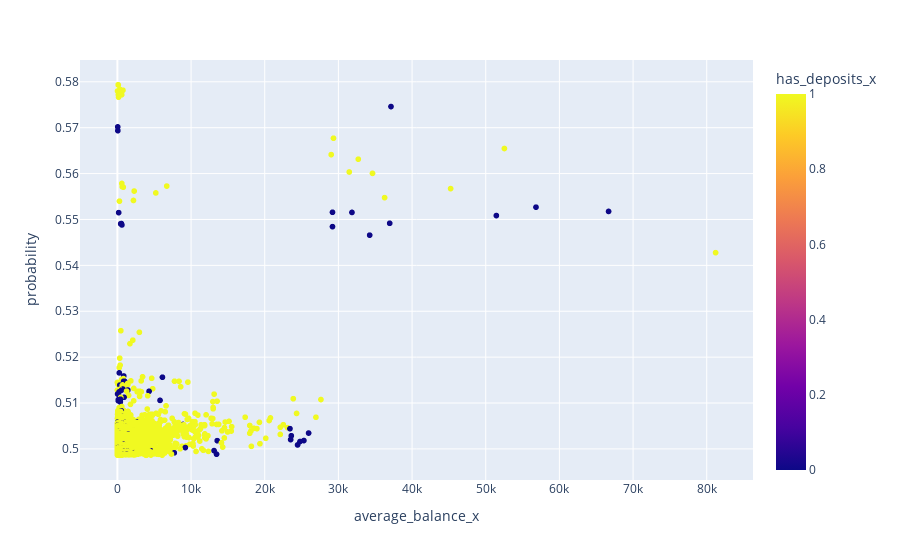

Notebook cell for this chart:
### Code cell
fig = px.scatter(result, x="average_balance_x", y="probability", color="has_deposits_x", hover_name="poutcome_x", size_max=60)
fig.show()

### Figure 1 — Plotly figure (JSON) as saved in the notebook; plotly's stock layout.template omitted (floating-point values rounded to 4 significant figures; data arrays with more than 128 entries replaced by an {"elided": "..."} marker saying what was removed)
{"data": [{"hovertemplate": "<b>%{hovertext}</b><br><br>average_balance_x=%{x}<br>probability=%{y}<br>has_deposits_x=%{marker.color}<extra></extra>", "hovertext": {"elided": "3000 int values"}, "legendgroup": "", "marker": {"color": {"elided": "3000 int values"}, "coloraxis": "coloraxis", "symbol": "circle"}, "mode": "markers", "name": "", "showlegend": false, "type": "scattergl", "x": {"elided": "3000 float values"}, "xaxis": "x", "y": {"elided": "3000 float values"}, "yaxis": "y"}], "layout": {"coloraxis": {"colorbar": {"title": {"text": "has_deposits_x"}}, "colorscale": [[0, "#0d0887"], [0.1111, "#46039f"], [0.2222, "#7201a8"], [0.3333, "#9c179e"], [0.4444, "#bd3786"], [0.5556, "#d8576b"], [0.6667, "#ed7953"], [0.7778, "#fb9f3a"], [0.8889, "#fdca26"], [1, "#f0f921"]]}, "legend": {"tracegroupgap": 0}, "margin": {"t": 60}, "xaxis": {"anchor": "y", "domain": [0, 1], "title": {"text": "average_balance_x"}}, "yaxis": {"anchor": "x", "domain": [0, 1], "title": {"text": "probability"}}}}
